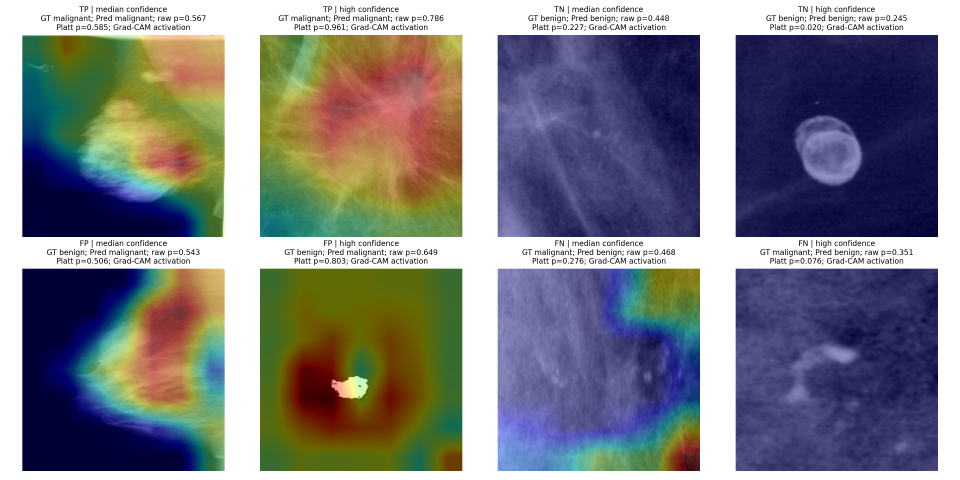
#> input picture frontend/assets/img/efficientnet_gradcam_examples.png, 2880 x 1440 px (shown at 1/3 size); its folder holds only this picture in this run
$ python -i roi_preprocessing.py   (imports and definitions only)
#> lines starting #> are read from the running program, lines starting #| are printed output that depends on the picture; after the words box and inside, x2 and y2 are one past the last pixel; in counts of white or black regions, pixels touching at a corner belong together
#> in preprocess_mammogram_roi, image is the input picture: shape (1440, 2880, 3); mean B, G, R 133.5, 128.3, 127.1
"""
ROI (Region of Interest) preprocessing for mammogram images.
Removes background (black areas), text labels, and crops to breast region.
"""

import cv2
import numpy as np
from pathlib import Path
from typing import Tuple, Optional
import logging

logger = logging.getLogger(__name__)


def extract_roi_breast(image: np.ndarray,
                       threshold_value: int = 10,
                       margin: int = 20) -> Tuple[np.ndarray, Tuple[int, int, int, int]]:
    """
    Extract ROI (Region of Interest) from mammogram by removing black background and text.

    Args:
        image: Input grayscale or RGB mammogram image (uint8)
        threshold_value: Threshold to detect non-background pixels (default: 10)
        margin: Margin to add around detected region (default: 20)

    Returns:
        roi_image: Cropped image containing only breast region
        bbox: Bounding box (x_min, y_min, x_max, y_max) in original image coordinates
    """
#> called with threshold_value = 10, margin = 20

    # Convert to grayscale if RGB
    if len(image.shape) == 3:
        gray = cv2.cvtColor(image, cv2.COLOR_RGB2GRAY)
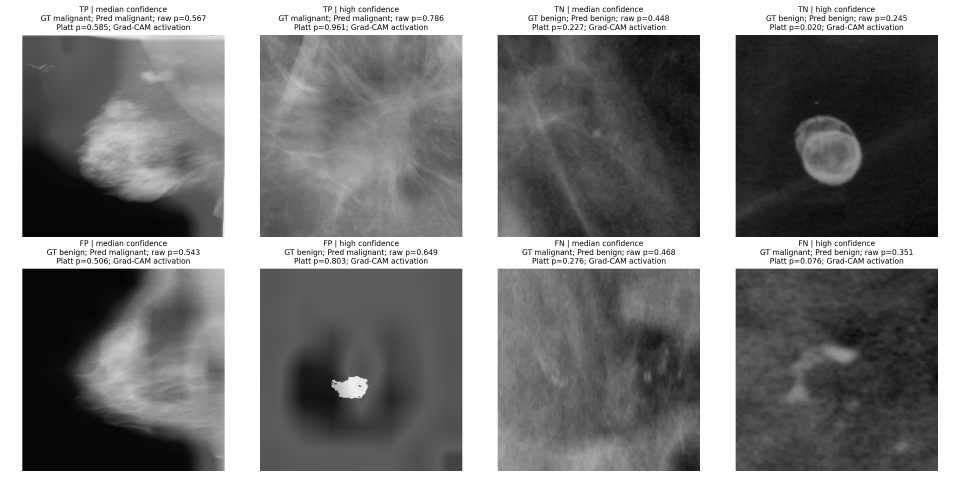
#> gray: shape (1440, 2880) (shown at 1/3 size); min 0, max 255, mean 128.5
    else:
        gray = image

    # Threshold to find non-background pixels (breast tissue is brighter than black background)
    _, binary = cv2.threshold(gray, threshold_value, 255, cv2.THRESH_BINARY)
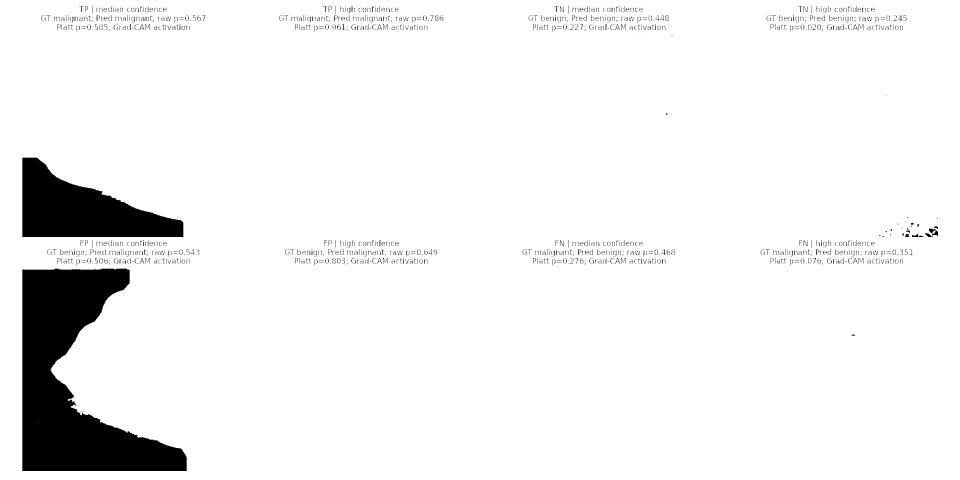
#> binary: shape (1440, 2880) (shown at 1/3 size); 94.4% white; 1860 black regions (1389 under 20 px), largest, box (x1, y1, x2, y2) and area: (67, 806, 560, 1413) 147730, (67, 473, 550, 711) 64286, (2787, 685, 2814, 708) 314

    # Find contours
    contours, _ = cv2.findContours(binary, cv2.RETR_EXTERNAL, cv2.CHAIN_APPROX_SIMPLE)
#> contours = [[[0, 0], [0, 1439], [2879, 1439], [2879, 0]]]

    if not contours:
        logger.warning("No contours found. Returning original image.")
        h, w = image.shape[:2]
        return image, (0, 0, w, h)

    # Get the largest contour (should be the breast)
    largest_contour = max(contours, key=cv2.contourArea)
#> largest_contour = [[0, 0], [0, 1439], [2879, 1439], [2879, 0]]

    # Get bounding rectangle
    x, y, w, h = cv2.boundingRect(largest_contour)
#> x = 0; y = 0; w = 2880; h = 1440

    # Add margin but ensure it stays within image bounds
    h_img, w_img = gray.shape[:2]
#> h_img = 1440; w_img = 2880
    x_min = max(0, x - margin)
#> x_min = 0
    y_min = max(0, y - margin)
#> y_min = 0
    x_max = min(w_img, x + w + margin)
#> x_max = 2880
    y_max = min(h_img, y + h + margin)
#> y_max = 1440

    # Crop the image
    roi_image = image[y_min:y_max, x_min:x_max]

    bbox = (x_min, y_min, x_max, y_max)
#> bbox = (0, 0, 2880, 1440)

    return roi_image, bbox


def preprocess_mammogram_roi(image_path: str,
                             target_size: Tuple[int, int] = (224, 224),
                             threshold_value: int = 10,
                             margin: int = 20) -> np.ndarray:
    """
    Load, extract ROI, and resize mammogram image to target size.

    Args:
        image_path: Path to mammogram image
        target_size: Target output size (height, width)
        threshold_value: Threshold for ROI detection
        margin: Margin around detected region

    Returns:
        Preprocessed image as numpy array (uint8, normalized to 0-255 or 0-1)
    """

    # Load image
    image = cv2.imread(image_path)
    if image is None:
        raise ValueError(f"Could not load image from {image_path}")

    # Convert BGR to RGB
    image = cv2.cvtColor(image, cv2.COLOR_BGR2RGB)

    # Extract ROI
    roi_image, _ = extract_roi_breast(image, threshold_value=threshold_value, margin=margin)

    # Resize to target size
    resized = cv2.resize(roi_image, (target_size[1], target_size[0]))
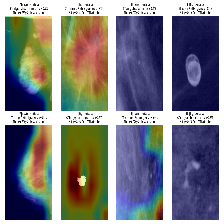
#> resized: shape (224, 224, 3); mean R, G, B 126.3, 127.5, 132.9

    # Normalize to 0-255 (uint8) - models often expect this
    if resized.dtype != np.uint8:
        resized = np.clip(resized, 0, 255).astype(np.uint8)

    return resized


# [57 lines left out: function batch_preprocess_images, not called in this run]


# [27 lines not run here, left out]

>>> result = preprocess_mammogram_roi('../../frontend/assets/img/efficientnet_gradcam_examples.png')
